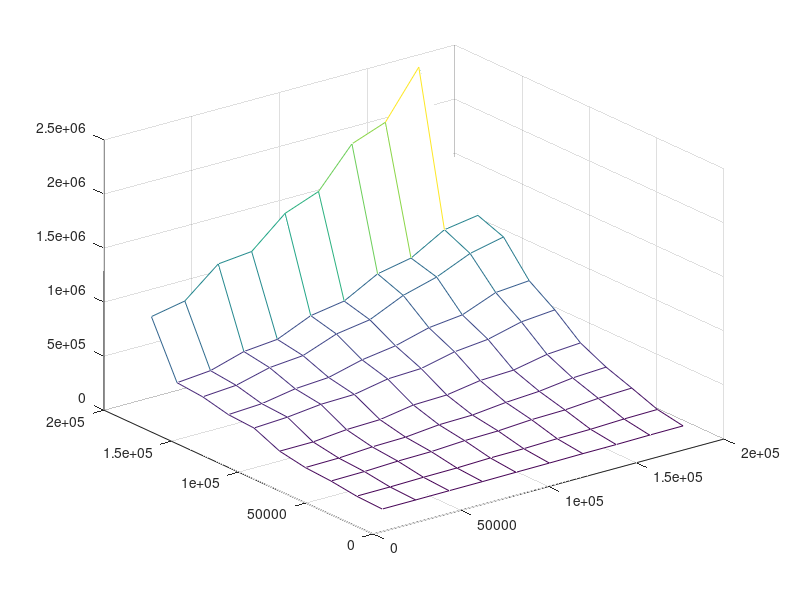

Source code (MATLAB):
xx = [193647,174592,155537,136482,117427,98372,79317,60262,41207,22152,;193648,174593,155538,136483,117428,98373,79318,60263,41208,22153,;193649,174594,155539,136484,117429,98374,79319,60264,41209,22154,;193650,174595,155540,136485,117430,98375,79320,60265,41210,22155,;193651,174596,155541,136486,117431,98376,79321,60266,41211,22156,;193652,174597,155542,136487,117432,98377,79322,60267,41212,22157,;193653,174598,155543,136488,117433,98378,79323,60268,41213,22158,;193654,174599,155544,136489,117434,98379,79324,60269,41214,22159,;193655,174600,155545,136490,117435,98380,79325,60270,41215,22160,;193656,174601,155546,136491,117436,98381,79326,60271,41216,22161,;]
yy = [193657,193656,193655,193654,193653,193652,193651,193650,193649,193648,;174602,174601,174600,174599,174598,174597,174596,174595,174594,174593,;155547,155546,155545,155544,155543,155542,155541,155540,155539,155538,;136492,136491,136490,136489,136488,136487,136486,136485,136484,136483,;117437,117436,117435,117434,117433,117432,117431,117430,117429,117428,;98382,98381,98380,98379,98378,98377,98376,98375,98374,98373,;79327,79326,79325,79324,79323,79322,79321,79320,79319,79318,;60272,60271,60270,60269,60268,60267,60266,60265,60264,60263,;41217,41216,41215,41214,41213,41212,41211,41210,41209,41208,;22162,22161,22160,22159,22158,22157,22156,22155,22154,22153,;]
zz = [1.28587e+06,2.44339e+06,2.01666e+06,1.9009e+06,1.54358e+06,1.42529e+06,1.15623e+06,1.12502e+06,865792,805122,;1.09732e+06,1.04836e+06,869828,807582,639380,588297,452623,423439,330622,302655,;1.00651e+06,937864,803224,717189,575723,527699,411453,383923,304033,281099,;711263,685459,562633,527415,443637,397704,318256,297295,243091,225636,;550497,523254,445404,413491,342781,329873,270400,262605,227670,210708,;354087,331746,269898,257125,207181,198136,146496,137667,107529,105898,;238854,222650,182882,163351,130477,124299,93517.2,87048.6,67254,63199.7,;154472,142941,119396,113069,92779,86492.6,68672.6,64408.5,51667.9,47712.2,;65405.9,60983.8,49606.6,46303.4,37386.4,35540.8,26586.8,24147.1,18328.8,16749.3,;22549,21118.8,17205.7,16769,13452.1,11969.1,9537.12,8741.76,7145.13,6733.11,;]
mesh(xx,yy,zz)